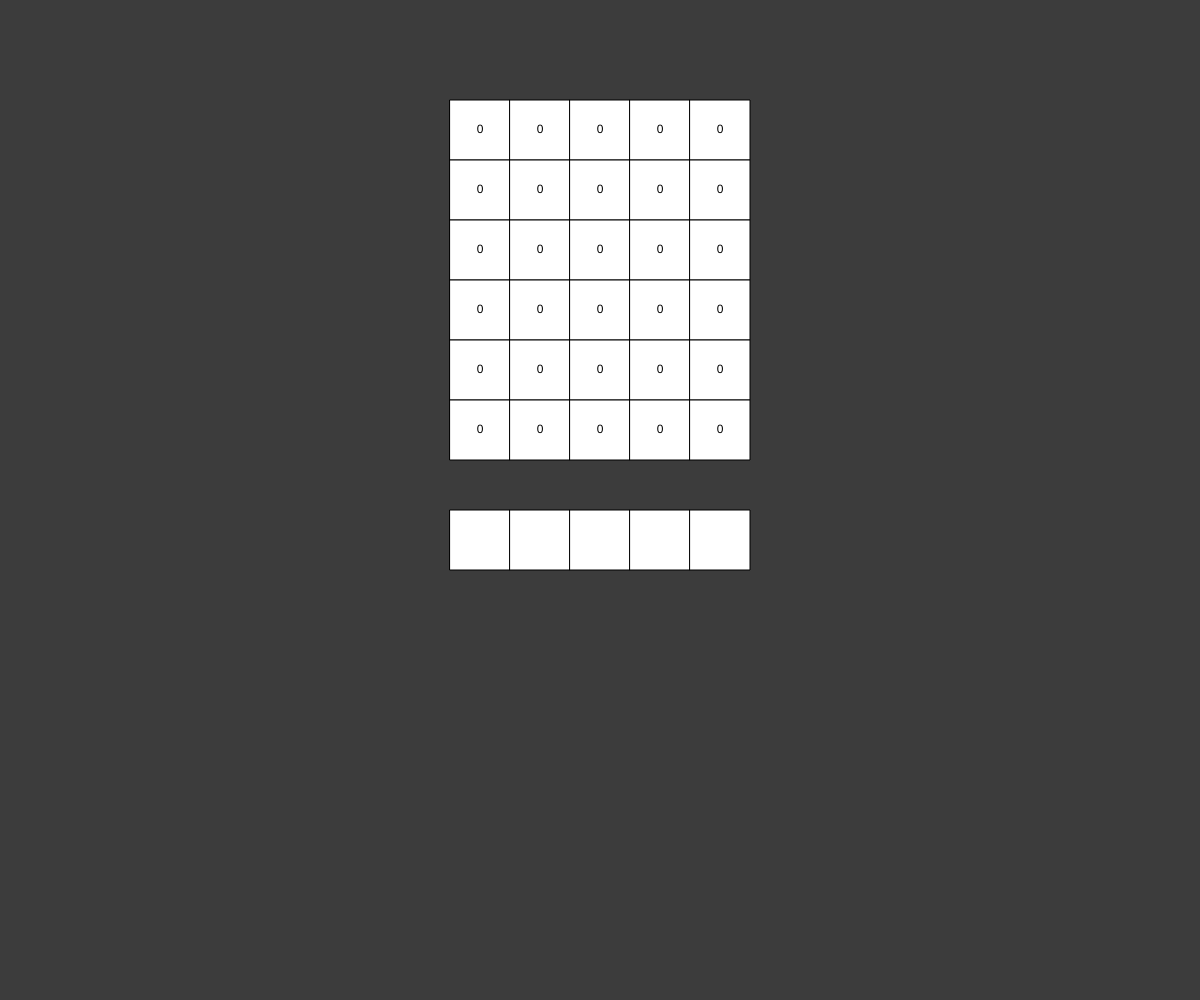
Frame 1 (no input)
Frame 60 (no input): identical to frame 1, image omitted
Frame 120 (the mouse pressed at the canvas centre since frame 60): identical to frame 1, image omitted

The p5.js sketch that drew this single still picture (run headless with seeded random() and noise() and a simulated clock; from frame 60 on, the mouse is pressed at the canvas centre):

// p5.js sketch
// ── sketch.js
// Project Title
// Your Name
// Date
//
// Extra for Experts:
// - describe what you did to take this project "above and beyond"

let grid = [];
let playerInput = [];
let thePassword = [];
//x
let passwordLength = 5;
//y
let amountOfGuesses = 6;

let cellSize = 60;
let gameState = "ongoing";


function setup() {
  createCanvas(windowWidth, windowHeight);
  grid = generateEmptyGrid();
}

function draw() {
  background(60);
  if (gameState === "ongoing") {
    displayGrid();
    displayPlayerInput();
  }
}

function startScreen(){
  
}

function displayGrid() {
  for (let y = 0; y < amountOfGuesses; y++){
    for (let x = 0; x < passwordLength; x++) {
      fill(255);
      // y ?? y*cellSize + height - cellSize*amountOfGuesses-cellSize*1.5
      rect(x*cellSize + width/2 - cellSize*passwordLength/2, y*cellSize +100, cellSize, cellSize);

      textAlign(CENTER, CENTER);
      fill(0);
      text(`${grid[y][x]}`,x*cellSize + width/2 - cellSize*passwordLength/2 + cellSize/2,
        y*cellSize +100 + cellSize/2);
    }
  }
}

function keyPressed() {
  //keySlot is the 'x'
  let keySlot = 0;
  
  if (keyCode === BACKSPACE && keySlot !== 0) {
    keySlot -= 1;
  }

  // playerInput
  else if (keySlot < amountOfGuesses) {
    // for (let i = 0; i < 9; i++) {
    //   if (key === i) {
    playerInput += `${key}`;
    keySlot++;
    return playerInput;
    //   }
    // }
  }
  else if (keyCode === ENTER && keySlot === passwordLength) {
    // for each cell replace grid with player input then clear player input
    //!!!!!!!!!!!!!!! something is breaking here!!!!!!!!!!!!!!!!!!!!!!!!!!!!!
    playerInput = [];
    keySlot = 0;
  }
}

function displayPlayerInput() {
  //show whatever numbers you have typed untill you hit enter
  fill(255);

  for (let x = 0; x < passwordLength; x++) {
    fill(255);
    rect(x*cellSize + width/2 - cellSize*passwordLength/2, cellSize*amountOfGuesses + cellSize*2.5, cellSize, cellSize);

    if (playerInput > 0 && x < playerInput.length) {
      text(`${playerInput[x]}`, 30+10*x, 30); 
      // text(`${playerInput[x]}`,x*cellSize + width/2 - cellSize*passwordLength/2 + cellSize/2,
      //   y*cellSize + 100 + cellSize*amountOfGuesses + cellSize*2.5 + cellSize/2);  
    }
  }

  if (playerInput > 0) {
    for (let num = 0; num < passwordLength; num++){

      if (num < playerInput.length){
        text(`${playerInput[num]}`, 30+10*num, 30);  
      }
    }

    // for (let num = 0; num < passwordLength; num++){
    //   text(`${thePassword[num]}`, 30+10*num, 60);
    // }
  }
}

function generatePassword() {
  for( let i = 0; i < passwordLength; i++) {
    thePassword.push(0);
  }
}

function generateEmptyGrid(){
  let theGrid = [];
  for (let y = 0; y < amountOfGuesses; y++) {
    theGrid.push([]);
    for (let x = 0; x < passwordLength; x++) {
      theGrid[y].push(0);
    }
  }
  return theGrid;
}
